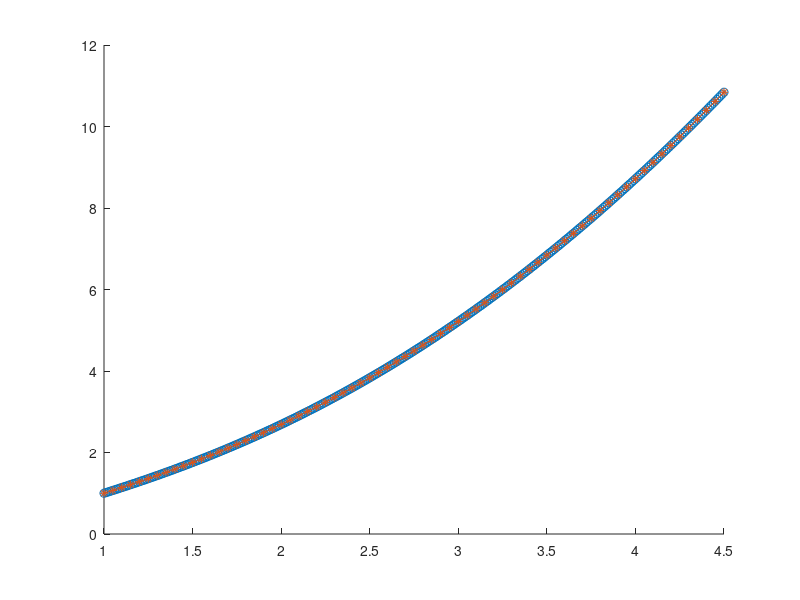

This chart was generated by the following MATLAB code:
clc
clear

fprintf("Heuni meetod:\n")
f = @(x,y) exp(-y) + x;
h = 0.01;
x0 = 1.0;
xn = 4.5;
x = x0:h:xn;
y = zeros(1, length(x));
y(1) = 1.0; % algtingimus
for i = 2:length(x)
    y(i) = y(i-1) + h/2*( f(x(i-1), y(i-1)) + ...
            f(x(i), y(i-1) + h*f(x(i-1),y(i-1))));
end
fprintf("\ny'(%.1f) = %f\n", xn, y(end))
hold on
plot(x, y, "o-")

fprintf("Runge-Kutta meetod:\n")
steps_size = 0.05;
x_span = x0:steps_size:xn;
y0 = y(1);
[x,y] = ode45(f, x_span, y0);

fprintf("\ny'(%.1f) = %f\n", xn, y(end))
hold on
plot(x, y, "*-")